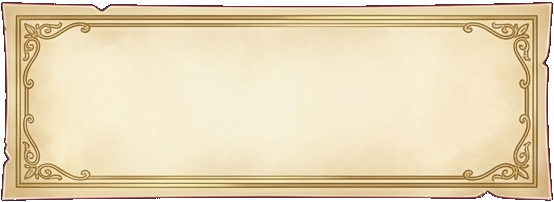
#> input picture extensions/AnimusForge.DialogueUI/work/clean_tab_test.png, 554 x 202 px
$ python prepare_console_bases.py --source ../work/clean_tab_test.png --output out.png
#> lines starting #> are read from the running program, lines starting #| are printed output that depends on the picture; after the words box and inside, x2 and y2 are one past the last pixel; in counts of white or black regions, pixels touching at a corner belong together
#> in main, opened is the input picture: PIL image 554x202 RGBA; mean R, G, B, A 220.4, 202.5, 170, 241.3
#!/usr/bin/env python3
from __future__ import annotations

import argparse
from collections import deque
from pathlib import Path

from PIL import Image


def key_neutral_components(image: Image.Image) -> Image.Image:
    rgb = image.convert("RGB")
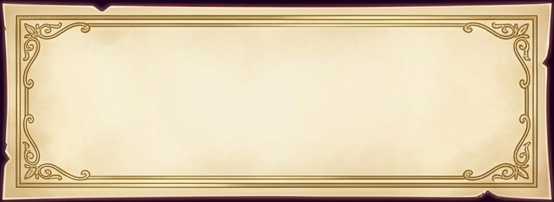
#> rgb: PIL image 554x202 RGB; mean R, G, B 220.4, 202.5, 170
    pixels = rgb.load()
    alpha = image.getchannel("A")
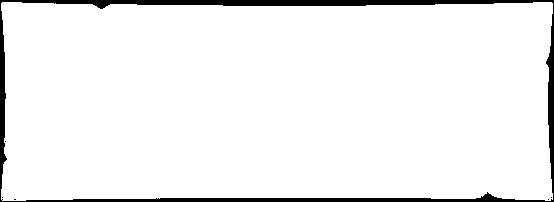
#> alpha: PIL image 554x202 L; 94.6% white; 6 black regions (5 under 20 px), largest, box (x1, y1, x2, y2) and area: (0, 0, 554, 202) 5990
    out = alpha.load()
    width, height = image.size
#> width = 554; height = 202
    visited = bytearray(width * height)
    queue = deque()

    def neutral(x: int, y: int) -> bool:
        r, g, b = pixels[x, y]
        return max(r, g, b) - min(r, g, b) <= 14

    seeds = [(x, 0) for x in range(width)]
    seeds += [(x, height - 1) for x in range(width)]
    seeds += [(0, y) for y in range(height)]
    seeds += [(width - 1, y) for y in range(height)]
    seeds += [(width // 6, height // 2)]
    for x, y in seeds:
        if neutral(x, y):
            idx = y * width + x
            if not visited[idx]:
                visited[idx] = 1
                queue.append((x, y))
#> this loop made 1513 passes
#> (r in neutral, g in neutral, b in neutral) on passes 1 to 3: (33, 6, 29), (40, 11, 32), (48, 19, 39)

    while queue:
        x, y = queue.popleft()
        out[x, y] = 0
        for nx, ny in ((x - 1, y), (x + 1, y), (x, y - 1), (x, y + 1)):
            if 0 <= nx < width and 0 <= ny < height:
                idx = ny * width + nx
                if not visited[idx] and neutral(nx, ny):
                    visited[idx] = 1
                    queue.append((nx, ny))
#> this loop made 0 passes
    image.putalpha(alpha)
    return image


def main() -> None:
    parser = argparse.ArgumentParser()
    parser.add_argument("--source", type=Path, required=True)
    parser.add_argument("--output", type=Path, required=True)
    args = parser.parse_args()
    with Image.open(args.source) as opened:
        image = key_neutral_components(opened.convert("RGBA"))
    if image.width != 2432 or image.height != 432:
        image = image.resize((2432, 432), Image.Resampling.LANCZOS)
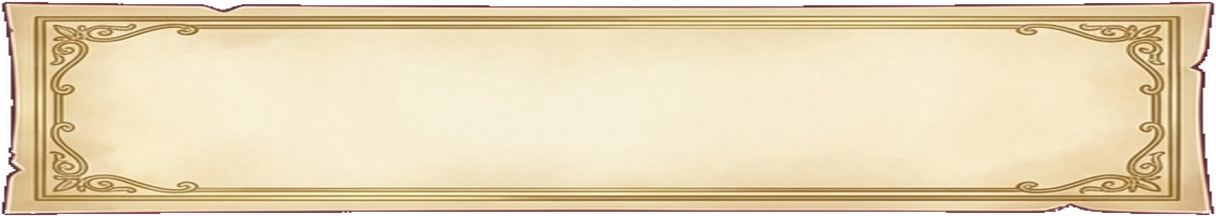
#> image: PIL image 2432x432 RGBA (shown at 1/2 size); mean R, G, B, A 219, 202.1, 168.7, 241.3; transparent parts drawn white
    args.output.parent.mkdir(parents=True, exist_ok=True)
    image.save(args.output, optimize=True)
    print(f"{args.output} {image.width}x{image.height} alpha={image.getchannel('A').getextrema()} bbox={image.getchannel('A').getbbox()}")
#| out.png 2432x432 alpha=(0, 255) bbox=(0, 0, 2432, 432)


if __name__ == "__main__":
    main()

$ run again, on extensions/AnimusForge.DialogueUI/work/atlas2_extracted.png
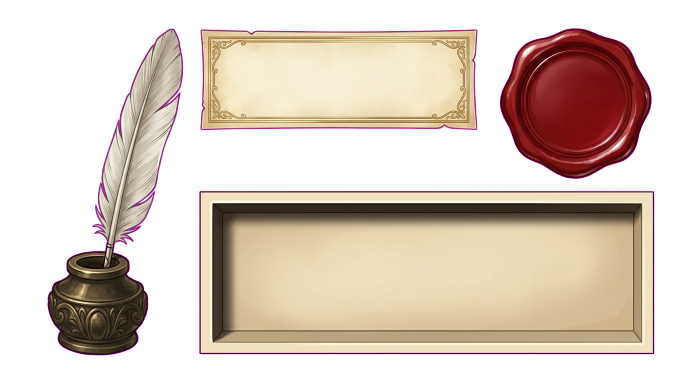
#> input picture extensions/AnimusForge.DialogueUI/work/atlas2_extracted.png, 1376 x 768 px (shown at 1/2 size)
#> in main, opened is the input picture: PIL image 1376x768 RGBA; mean R, G, B, A 219, 82.3, 190.9, 131.7
#> in key_neutral_components, `alpha = image.getchannel("A")`:
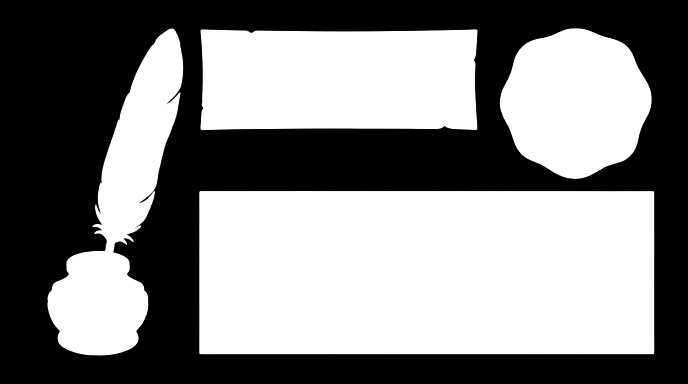
#> alpha: PIL image 1376x768 L (shown at 1/2 size); min 0, max 255, mean 131.7
#> the loop in key_neutral_components, `for x, y in seeds:` made 4289 passes
#> (r in neutral, g in neutral, b in neutral) on passes 1 to 3: (254, 1, 252), (254, 1, 252), (254, 1, 250)
#> in main, `image = image.resize((2432, 432), Image.Resampling.LANCZOS)`:
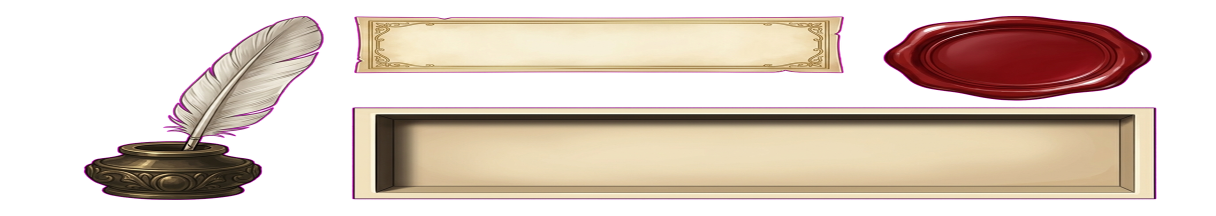
#> image: PIL image 2432x432 RGBA (shown at 1/2 size); mean R, G, B, A 99.9, 82.2, 72.8, 131.7; transparent parts drawn white
#| out.png 2432x432 alpha=(0, 255) bbox=(164, 29, 2432, 432)

$ run again, on extensions/AnimusForge.DialogueUI/work/crop_body.png
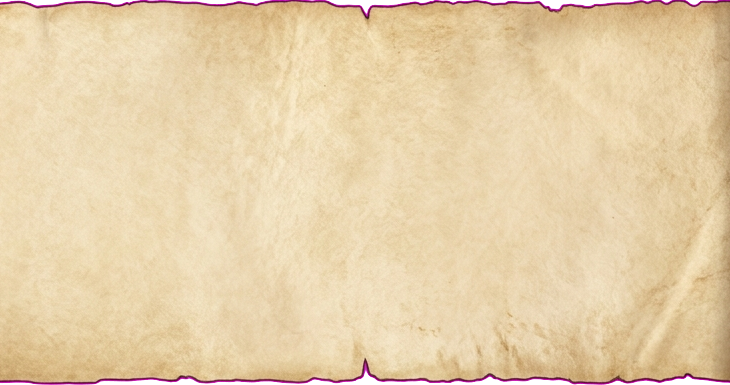
#> input picture extensions/AnimusForge.DialogueUI/work/crop_body.png, 730 x 385 px
#> in main, opened is the input picture: PIL image 730x385 RGBA; mean R, G, B, A 230.5, 204.3, 169.7, 251.3
#> in key_neutral_components, `alpha = image.getchannel("A")`:
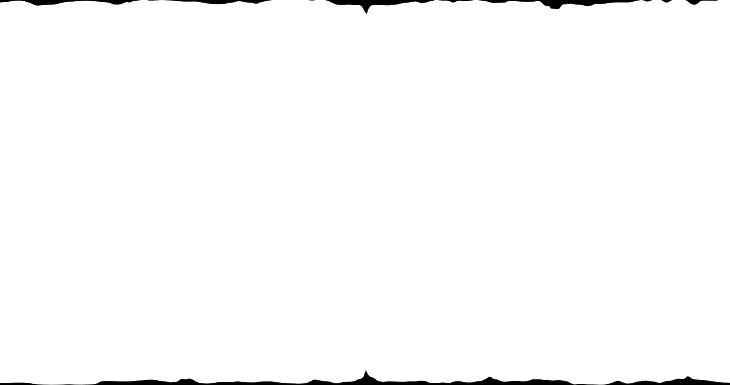
#> alpha: PIL image 730x385 L; min 0, max 255, mean 251.3
#> the loop in key_neutral_components, `for x, y in seeds:` made 2231 passes
#> (r in neutral, g in neutral, b in neutral) on passes 1 to 3: (249, 4, 247), (248, 3, 246), (249, 6, 246)
#> in main, `image = image.resize((2432, 432), Image.Resampling.LANCZOS)`:
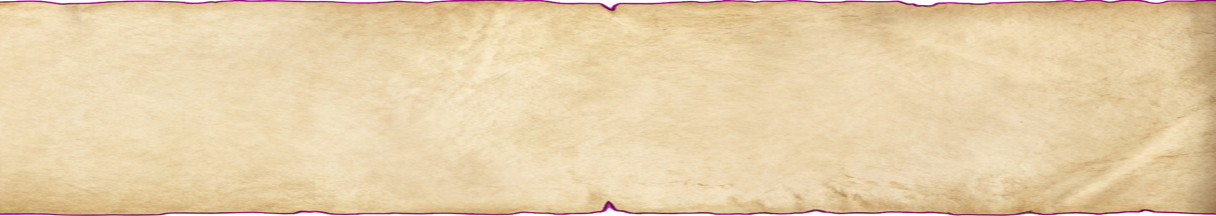
#> image: PIL image 2432x432 RGBA (shown at 1/2 size); mean R, G, B, A 228.4, 204.3, 167.6, 251.3; transparent parts drawn white
#| out.png 2432x432 alpha=(0, 255) bbox=(0, 0, 2432, 432)
